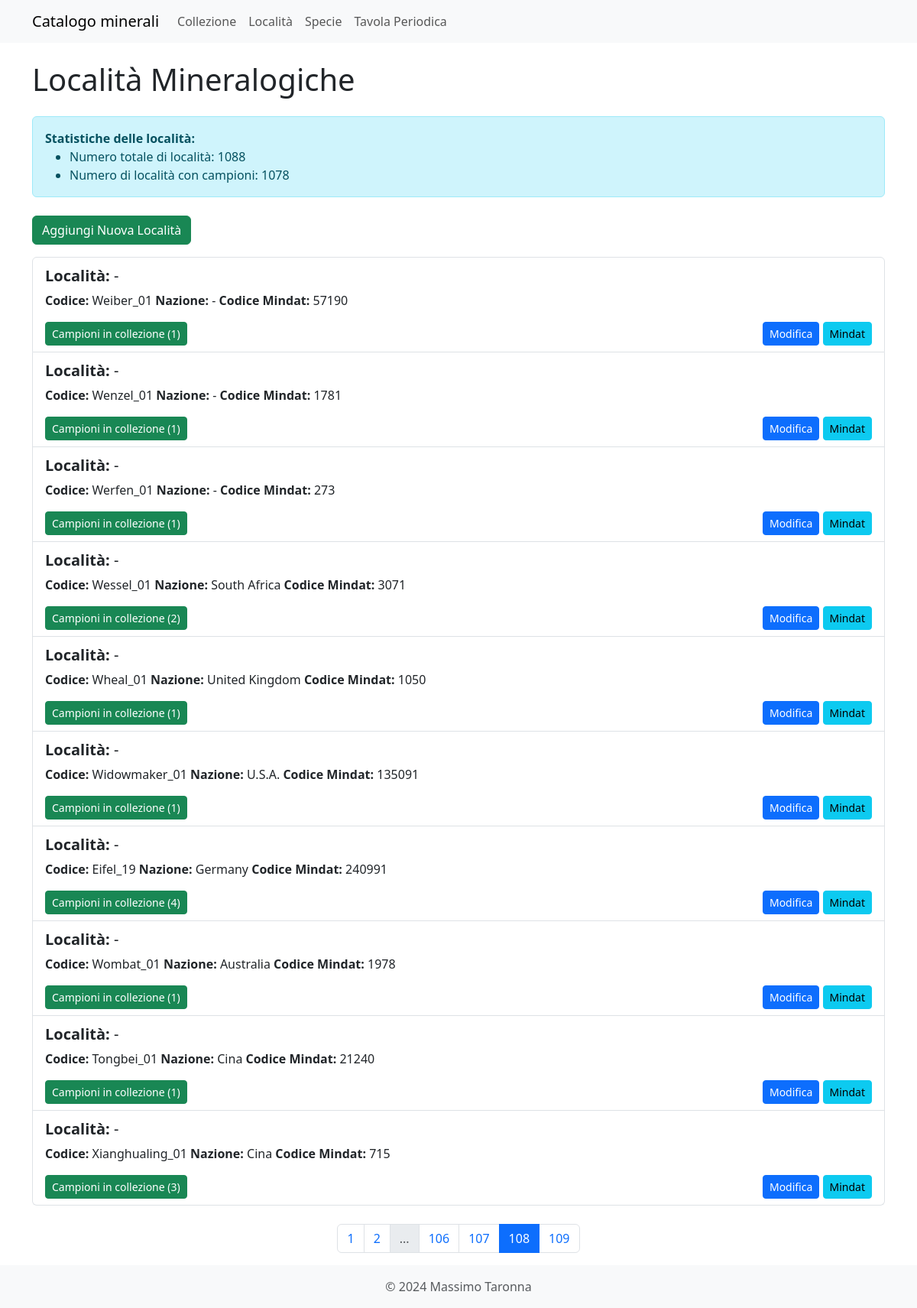
The page /localita?page=108 on the database its author committed.
### models.py (models this page shows)
class Localita(db.Model, SerializerMixin):
    id = db.Column(db.Integer, primary_key=True)
    cod_loc = db.Column(db.String(100), unique=True, nullable=False)
    cava_min = db.Column(db.String(255))
    loc_monte = db.Column(db.String(255))
    valle = db.Column(db.String(50))
    comune = db.Column(db.String(50))
    distr_pref = db.Column(db.String(50))
    provincia = db.Column(db.String(50))
    regione = db.Column(db.String(50))
    dipartimento = db.Column(db.String(50))
    stato = db.Column(db.String(50))
    nazione = db.Column(db.String(100))
    note = db.Column(db.Text)
    cod_mindat = db.Column(db.Integer)
    collezione = db.relationship('Collezione', backref='localita', lazy='dynamic')
    serialize_rules = ('-collezione',)

### app.py (the view)
@app.route('/localita')
def localita():
    page = request.args.get('page', 1, type=int)
    per_page = 10  # Numero di località per pagina
    pagination = Localita.query.order_by(Localita.cava_min).paginate(page=page, per_page=per_page, error_out=False)
    items = pagination.items
    total_localita = Localita.query.count()
    localita_con_campioni = db.session.query(Localita.id).join(Collezione).group_by(Localita.id).count()
    return render_template('localita.html',
                           items=items,
                           pagination=pagination,
                           total_localita=total_localita,
                           localita_con_campioni=localita_con_campioni)

### app.py (called while the page is built)
@app.context_processor
def inject_specie_valide():
    specie_valide_count = db.session.query(func.count(func.distinct(Collezione.specie_id))).filter(Collezione.specie_id.isnot(None)).scalar()
    return {'specie_valide': specie_valide_count}

### templates/localita.html (shortened to what this page needs)
{% extends "base.html" %}
{% block content %}
<h1 class="mb-4">Località Mineralogiche</h1>
<div class="alert alert-info mb-4">
    <strong>Statistiche delle località:</strong>
    <ul class="mb-0">
        <li>Numero totale di località: {{ total_localita }}</li>
        <li>Numero di località con campioni: {{ localita_con_campioni }}</li>
    </ul>
</div>
<a href="{{ url_for('new_localita') }}" class="btn btn-success mb-3">Aggiungi Nuova Località</a>
<div class="list-group">
    {% for localita in items %}
    <div class="list-group-item">
        <p class="mb-1">
            <h5><strong>Località:</strong> {{ localita.loc_monte }}<br></h5>
            <strong>Codice:</strong> {{ localita.cod_loc }}
            <strong>Nazione:</strong> {{ localita.nazione }}
            <strong>Codice Mindat:</strong> {{ localita.cod_mindat }}
        </p>
        <div class="d-flex justify-content-between align-items-center mt-3">
            <button class="btn btn-success btn-sm" type="button" data-bs-toggle="collapse" data-bs-target="#campioni{{ localita.id }}">
                Campioni in collezione ({{ localita.collezione.count() }})
            </button>
            <div>
                <a href="{{ url_for('edit_localita', id=localita.id) }}" class="btn btn-primary btn-sm">Modifica</a>
                {% if localita.cod_mindat %}
                <a href="https://www.mindat.org/loc-{{ localita.cod_mindat }}.html" class="btn btn-info btn-sm" target="_blank">Mindat</a>
                {% endif %}
            </div>
        </div>
    </div>
    {% endfor %}
</div>
{% if pagination %}
<nav aria-label="Page navigation" class="mt-4">
    <ul class="pagination justify-content-center">
        {% for page in pagination.iter_pages() %}
            {% if page %}
                <li class="page-item {{ 'active' if page == pagination.page else '' }}">
                    <a class="page-link" href="{{ url_for('localita', page=page) }}">{{ page }}</a>
                </li>
            {% else %}
                <li class="page-item disabled">
                    <span class="page-link">...</span>
                </li>
            {% endif %}
        {% endfor %}
    </ul>
</nav>
{% endif %}
{% endblock %}

### rows shown on the page
Localita: loc_monte "-", cod_loc "Weiber_01", nazione "-", cod_mindat "57190", collezione.count "1"
Localita: loc_monte "-", cod_loc "Wenzel_01", nazione "-", cod_mindat "1781", collezione.count "1"
Localita: loc_monte "-", cod_loc "Werfen_01", nazione "-", cod_mindat "273", collezione.count "1"
Localita: loc_monte "-", cod_loc "Wessel_01", nazione "South Africa", cod_mindat "3071", collezione.count "2"
Localita: loc_monte "-", cod_loc "Wheal_01", nazione "United Kingdom", cod_mindat "1050", collezione.count "1"
Localita: loc_monte "-", cod_loc "Widowmaker_01", nazione "U.S.A.", cod_mindat "135091", collezione.count "1"
Localita: loc_monte "-", cod_loc "Eifel_19", nazione "Germany", cod_mindat "240991", collezione.count "4"
Localita: loc_monte "-", cod_loc "Wombat_01", nazione "Australia", cod_mindat "1978", collezione.count "1"
Localita: loc_monte "-", cod_loc "Tongbei_01", nazione "Cina", cod_mindat "21240", collezione.count "1"
Localita: loc_monte "-", cod_loc "Xianghualing_01", nazione "Cina", cod_mindat "715", collezione.count "3"

### other values the page prints
{{ total_localita }} "1088"
{{ localita_con_campioni }} "1078"
{{ page }} "1" "2" "106" "107" "108" "109"
